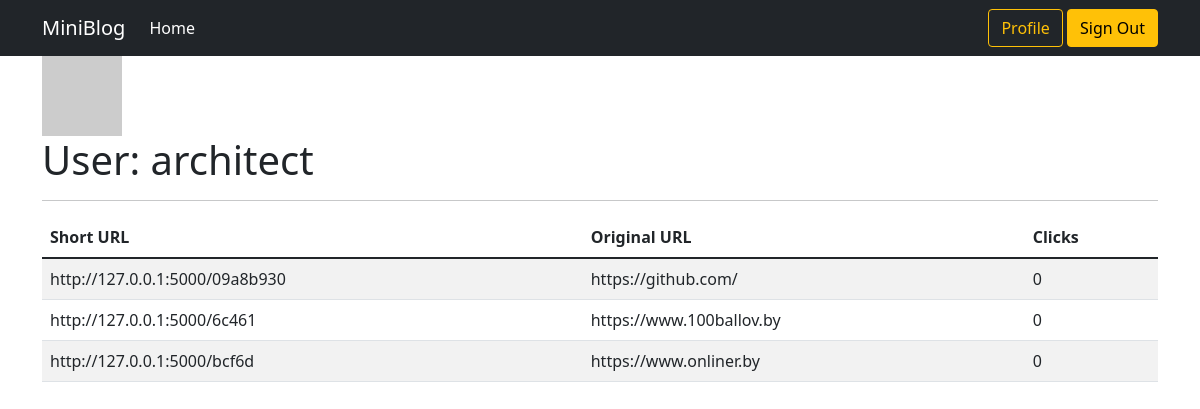
The page /user/architect (signed in) on the database as committed earlier.
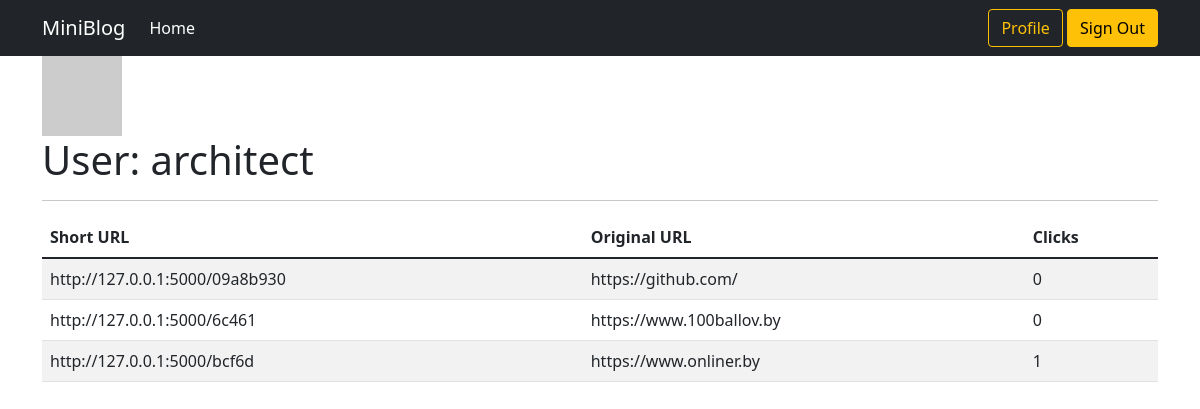
The same page on the database as committed later.
### models.py (models this page shows, shortened)
class User(UserMixin, db.Model):
    id = db.Column(db.Integer, primary_key=True)
    username = db.Column(db.String(64), index=True, unique=True)
    email = db.Column(db.String(120), index=True, unique=True)
    password = db.Column(db.String(128))
    urls = db.relationship('Url', backref='owner', lazy='dynamic')
    def avatar(self, size):
        digs = md5(self.email.encode('utf-8')).hexdigest()  # превращаем email пользователя в hash
        avatar = f'https://gravatar.com/avatar/{digs}?d=identicon&s={size}'
        return avatar

class Url(db.Model):
    id = db.Column(db.Integer, primary_key=True)
    original_url = db.Column(db.String)
    short_url = db.Column(db.String, unique=True)
    clicks = db.Column(db.Integer, default=0)
    user_id = db.Column(db.Integer, db.ForeignKey('user.id'))

### routes.py (the view)
@app.route('/user/<username>')
@login_required
def user(username):
    user = User.query.filter_by(username=username).first_or_404()
    urls = Url.query.filter_by(user_id=user.id)
    return render_template('user.html', user=user, urls=urls)

### routes.py (called while the page is built)
@login.user_loader
def load_user(id):
    return User.query.get(id)

### templates/user.html
{% extends "base.html" %}
{% block content %}
    <img src="{{ user.avatar(128) }}" alt="{{ user.username }}-avatar">
    <h1>User: {{ user.username }}</h1>
    <hr>
    <table class="table table-striped">
        <thead>
            <tr>
                <th>Short URL</th>
                <th>Original URL</th>
                <th>Clicks</th>
            </tr>
        </thead>
        <tbody>
            {% for url in urls %}
                <tr>
                    <td>http://127.0.0.1:5000/{{ url.short_url }}</td>
                    <td>{{ url.original_url }}</td>
                    <td>{{ url.clicks }}</td>
                </tr>
            {% endfor %}
        </tbody>
    </table>
{% endblock %}

### templates/base.html (shortened to what this page needs)
<!doctype html>
<html lang="en">
<head>
    <link href="https://cdn.jsdelivr.net/npm/bootstrap@5.1.3/dist/css/bootstrap.min.css" rel="stylesheet"
>
    <link rel="stylesheet" href="{{ url_for('static', filename='main.css') }}">
</head>
<body>
<nav class="navbar navbar-expand-lg navbar-dark bg-dark">
    <div class="container">
        <a class="navbar-brand" href="{{ url_for('index') }}">MiniBlog</a>
        <div class="collapse navbar-collapse" id="navbarSupportedContent">
            <ul class="navbar-nav me-auto mb-2 mb-lg-0">
                <li class="nav-item">
                    <a class="nav-link active" aria-current="page" href="{{ url_for('index') }}">Home</a>
                </li>
            </ul>
        </div>
        <div class="text-end">
            {% if current_user.is_anonymous %}
                <a class="btn btn-warning" href="{{ url_for('login') }}">Sign In</a>
            {% else %}
                <a class="btn btn-outline-warning" href="{{ url_for('user', username=current_user.username) }}">Profile</a>
                <a class="btn btn-warning" href="{{ url_for('logout') }}">Sign Out</a>
            {% endif %}
        </div>
    </div>
</nav>
<div class="container">
    {% block content %}
    {% endblock %}
</div>
</body>
</html>

Rows that differ between the two databases and show on the page:
changed Url "bcf6d": clicks "0" → "1"
